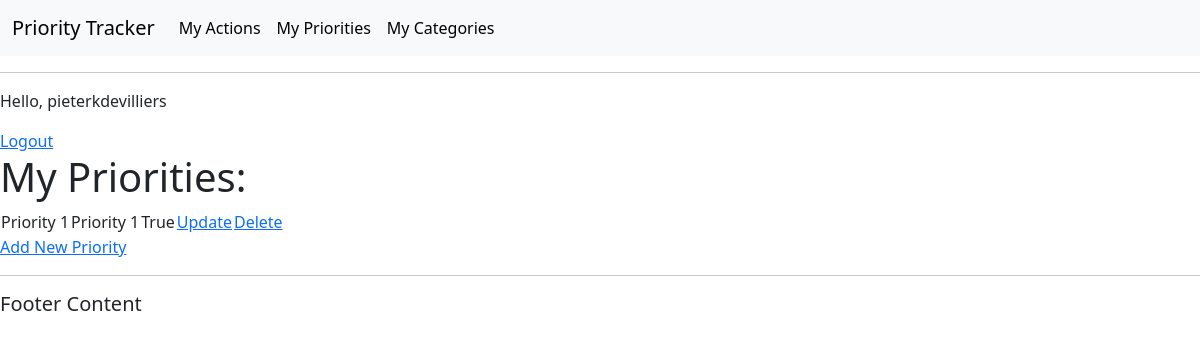
/priorities/ (signed in), run on the app's committed database.
### actions/models.py (models this page shows, shortened)
class Priority(models.Model):
    title = models.CharField(max_length=50, null=False, blank=False)
    description = models.CharField(max_length=150)
    activeStatus = models.BooleanField(null=False, blank=False, default=True)
    user = models.ForeignKey(
        User, on_delete=models.CASCADE, related_name="priorities", null=True)

### actions/views.py (the view)
# urls.py: path('priorities/', views.get_priorities_list, name='get_priorities_list'),
@login_required(login_url='login')
def get_priorities_list(request):
    priorities = Priority.objects.all()
    context = {
        "priorities": priorities
    }
    return render(request, 'actions/priorities_list.html', context)

### actions/templates/actions/priorities_list.html
{% extends 'actions/main.html' %}
{% block content %}
<body>
    <p>Hello, {{request.user}}</p>
    <a href="{% url 'logout' %}">Logout</a>
    <h1>My Priorities:</h1>
    <table>
        {% for priority in user.priorities.all %}
            <tr>
                <td>{{ priority.title }}</td>
                <td>{{ priority.description }}</td>
                <td>{{ priority.activeStatus }}</td>
                <td><a href="{% url 'update_priority' priority.id %}">Update</a></td>
                <td><a href="{% url 'delete_priority' priority.id %}">Delete</a></td>
            </tr>
        {% endfor %}
    </table>
    <a href="/add-priority/">Add New Priority</a>
</body>
{% endblock %}

### data on the page
Priority: title "Priority 1", description "Priority 1", activeStatus "True"

### other printed values
{{ request.user }} "pieterkdevilliers"
